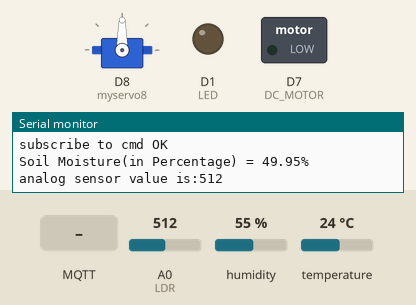
Bench run of a sketch on a simulated ESP8266 (NodeMCU). On the bench: servo, switched loads named in the sketch (green lamp = pin HIGH), output pins drawn as LEDs (lit = HIGH), the last lines printed to the serial monitor. Inputs (shaded band) come from the test bench; at power-on: A0 (LDR) = 512, humidity 55 %, temperature 24 °C. WiFi joins after 1.5 s; servers stay silent unless stated; no MQTT or app messages arrive unless stated.

Above: at 2.7 s.
2.8 s: MQTT message "tapoff" arrives on the first subscribed topic
5.7 s: MQTT message "lighton" arrives on the first subscribed topic
At 7.1 s:
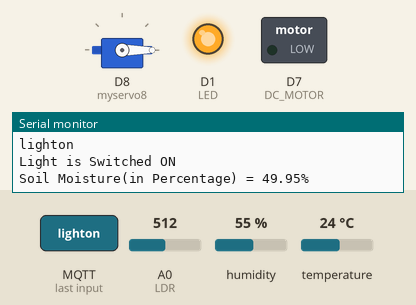
8.0 s: MQTT message "fanon" arrives on the first subscribed topic
At 10.0 s:
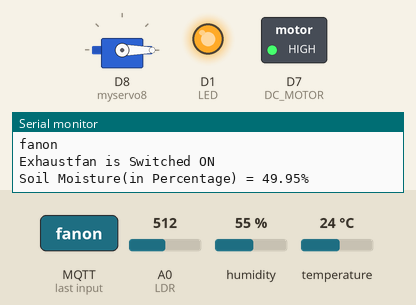
10.4 s: MQTT message "lightoff" arrives on the first subscribed topic
At 11.7 s:
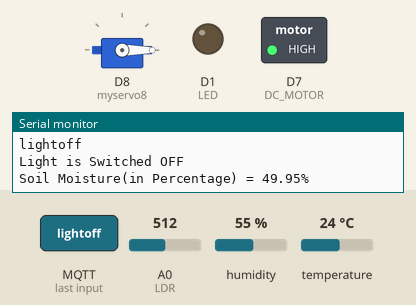
12.7 s: MQTT message "tapon" arrives on the first subscribed topic
At 14.9 s:
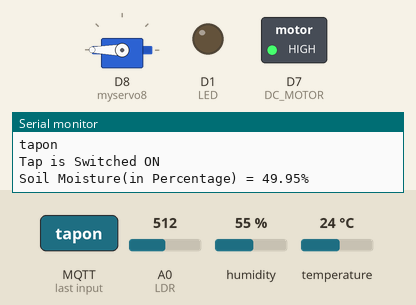
15.2 s: MQTT message "lighton" arrives on the first subscribed topic
At 17.5 s:
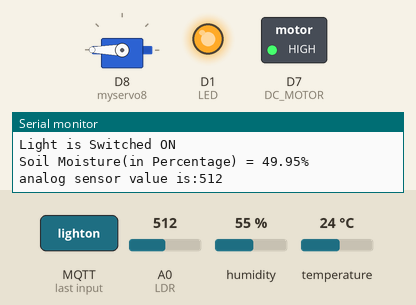
Timing chart, 0 to 18.7 s (numbered marks = the images above; inputs shaded):
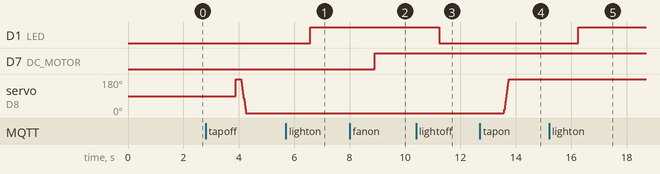

Measured:
- after the input at 5.7 s, D1 (LED): LOW → HIGH after 0.88 s
- after the input at 8.0 s, D7 (DC_MOTOR): LOW → HIGH after 0.91 s
- after the input at 10.4 s, D1 (LED): HIGH → LOW after 0.84 s
- after the input at 12.7 s, servo on D8 (myservo8): moves from 0° to 180° over 0.18 s, starting after 0.87 s
- after the input at 15.2 s, D1 (LED): LOW → HIGH after 1.1 s

The sketch:

project.ino
```cpp
#include <ESP8266WiFi.h>
#include <PubSubClient.h>
#include <Servo.h>
Servo myservo7;
Servo myservo8;
int pos;
void callback(char* topic, byte* payload, unsigned int payloadLength);

//-------- Customise these values -----------
const char* ssid = "trinathsai";
const char* password = "12345678";
#include "DHT.h"
#define DHTPIN D2    // what pin we're connected to
#define DHTTYPE DHT11   // define type of sensor DHT 11
DHT dht (DHTPIN, DHTTYPE);

//device credentials of watson iot platform to connect nodemcu
#define ORG "0xsri6"
#define DEVICE_TYPE "mcu"
#define DEVICE_ID "1948"
#define TOKEN "123456789"
//-------- Customise the above values --------

char server[] = ORG ".messaging.internetofthings.ibmcloud.com";
char topice[] = "iot-2/evt/sensordata/fmt/json";//(evt-event,fmt-format)
char topicc[] = "iot-2/cmd/control/fmt/String";//subscribe
char authMethod[] = "use-token-auth";
char token[] = TOKEN;
char clientId[] = "d:" ORG ":" DEVICE_TYPE ":" DEVICE_ID;


WiFiClient wifiClient;
PubSubClient client(server, 1883,callback,wifiClient);//(MQTT port no:1883)

void setup() {
 Serial.begin(115200);
 Serial.println();
 dht.begin();
 Serial.print("Connecting to ");
 Serial.print(ssid);
 WiFi.begin(ssid, password);
 while (WiFi.status() != WL_CONNECTED) {
 delay(500);
 Serial.print(".");
 }
 Serial.println("");

 Serial.print("WiFi connected, IP address: ");
 Serial.println(WiFi.localIP());

  pinMode(A0,INPUT);//LDR & MOISTURE
  pinMode(D1,OUTPUT);//LED
  pinMode(D7,OUTPUT);//DC MOTOR
  myservo8.attach(D8);
  mqttConnect();

}

void loop() {
   if (!client.loop()) {
    mqttConnect();
  }
delay(100);

float h = dht.readHumidity();
float t = dht.readTemperature();
int ldr;

if (isnan(h) || isnan(t))
{
Serial.println("Failed to read from DHT sensor!");
delay(500);
//return;
}
float mp;

  mp = ( 100.00 - ( (analogRead(A0)/1023.00) * 100.00 ) );

  Serial.print("Soil Moisture(in Percentage) = ");
  Serial.print(mp);
  Serial.println("%");
  delay(1000);
  int val=analogRead(A0);
 Serial.print("analog sensor value is:");
 Serial.println(val);
 delay(500);

 if(val<1000)
 {
  digitalWrite(D0,LOW);
  ldr=0;
 }
 else{
   digitalWrite(D0,HIGH);
   ldr=1;}

  delay(400);

void PublishData(float temp, float humid, int ldr, float mp);

PublishData(t,h,ldr,mp);
Serial.println(ldr);
delay(300);
}
void mqttConnect() {
  if (!client.connected()) {
    Serial.print("Reconnecting MQTT client to "); Serial.println(server);
    while (!client.connect(clientId, authMethod, token)) {
      Serial.print(".");
      delay(300);
    }
    initManagedDevice();
    Serial.println();
  }
}

void initManagedDevice() {
  if (client.subscribe(topicc)) {
    Serial.println("subscribe to cmd OK");
  } else {
    Serial.println("subscribe to cmd FAILED");
  }
}

void callback(char* topicc, byte* payload, unsigned int payloadLength)
{

  String command;
  Serial.print("callback invoked for topicc: ");
  Serial.println(topicc);

  for (int i = 0; i < payloadLength; i++) {
    //Serial.println((char)payload[i]);
    command += (char)payload[i];
  }
Serial.println(command);
if(command == "lighton"){
  digitalWrite(D1,HIGH);//lighton
  Serial.println("Light is Switched ON");
}
else if(command == "lightoff"){
  digitalWrite(D1,LOW);
  Serial.println("Light is Switched OFF");
}
else if(command == "fanon"){
  digitalWrite (D7, HIGH);
  Serial.println("Exhaustfan is Switched ON");
}
else if(command == "fanoff"){
  digitalWrite (D7,LOW);
  Serial.println("Exhaustfan is Switched OFF");
}

else if(command == "tapon"){
   for (pos = 0; pos <= 360; pos += 1) {
    myservo8.write(pos);
    delay(1); }
  Serial.println("Tap is Switched ON");
}
else if(command == "tapoff"){
  for (pos = 360; pos >= 0; pos -= 1) {
    myservo8.write(pos);
    delay(1);
  }
  Serial.println("Tap is Switched OFF");
}
command ="";
}


void PublishData(float temp, float humid, int ldr, float mp){
 if (!!!client.connected()) {
 Serial.print("Reconnecting client to ");
 Serial.println(server);
 while (!!!client.connect(clientId, authMethod, token)) {
 Serial.print(".");
 delay(500);
 }
 Serial.println();
 }
 //syntax for json format
  String payload = "{\"d\":{\"temperature\":";
  payload += temp;
  payload+="," "\"humidity\":";
  payload += humid;
  payload+="," "\"lvalue\":";
  payload += ldr;
  payload+="," "\"moisturepercentage\":";
  payload += mp;
  payload += "}}";

 Serial.print("Sending payload: ");
 Serial.println(payload);

 if (client.publish(topice, (char*) payload.c_str())) {
 Serial.println("Publish ok");
 } else {
 Serial.println("Publish failed");
 }
}
```
